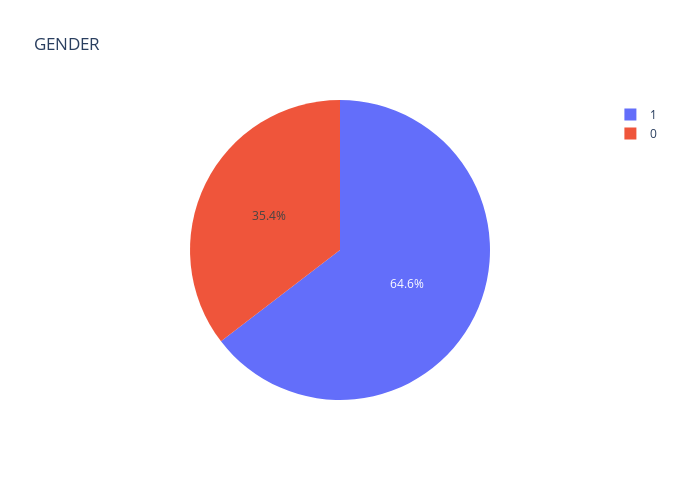

Here is the notebook cell this chart was saved with:
### Code cell
# The effect of death situation on sex
# Male = 1, Female = 0
# 

fig = px.pie(heart_data, values='DEATH_EVENT',names='sex', title='GENDER',
      width=680, height=480)
fig.show()

### Figure 1 — Plotly figure (JSON) as saved in the notebook; plotly's stock layout.template omitted (floating-point values rounded to 4 significant figures; data arrays with more than 128 entries replaced by an {"elided": "..."} marker saying what was removed)
{"data": [{"domain": {"x": [0, 1], "y": [0, 1]}, "hovertemplate": "sex=%{label}<br>DEATH_EVENT=%{value}<extra></extra>", "labels": {"elided": "299 int values"}, "legendgroup": "", "name": "", "showlegend": true, "type": "pie", "values": {"elided": "299 int values"}}], "layout": {"height": 480, "legend": {"tracegroupgap": 0}, "title": {"text": "GENDER"}, "width": 680}}
